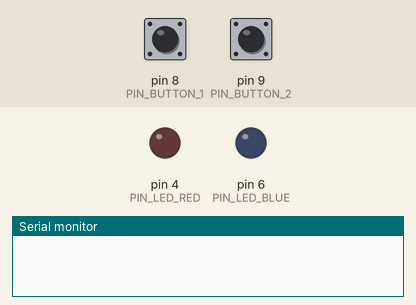
The program below on a simulated Arduino Uno, built with avr-gcc and run on an emulated ATmega328P. On the bench: output pins drawn as LEDs (lit = HIGH), the last lines printed to the serial monitor. The test bench sets the inputs (shaded band); at power-on: pin 8 (PIN_BUTTON_1) HIGH, pin 9 (PIN_BUTTON_2) HIGH.

Above: at 1.2 s.
1.3 s: pin 8 (PIN_BUTTON_1) pulled LOW for 0.15 s
At 1.4 s:
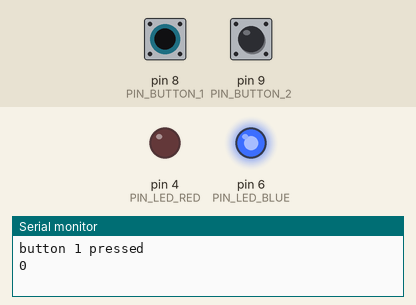
3.0 s: pin 9 (PIN_BUTTON_2) pulled LOW for 0.15 s
At 3.1 s:
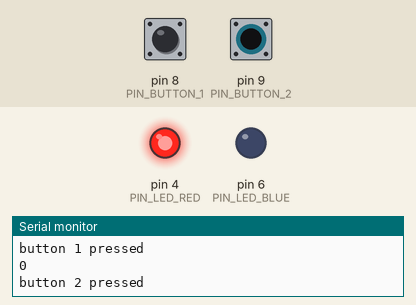
4.7 s: pin 9 (PIN_BUTTON_2) pulled LOW for 3.2 s
At 8.7 s:
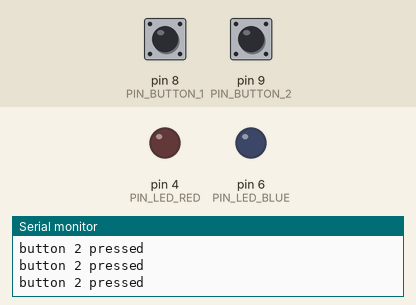
9.4 s: pin 8 (PIN_BUTTON_1) pulled LOW for 3.2 s
At 9.8 s:
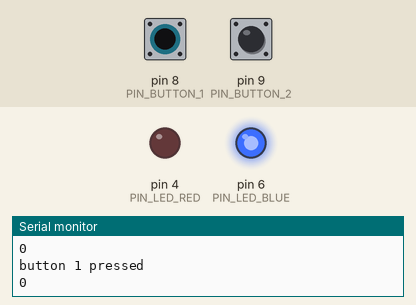
14.1 s: pin 8 (PIN_BUTTON_1) driven LOW and pin 9 (PIN_BUTTON_2) driven LOW
At 14.7 s:
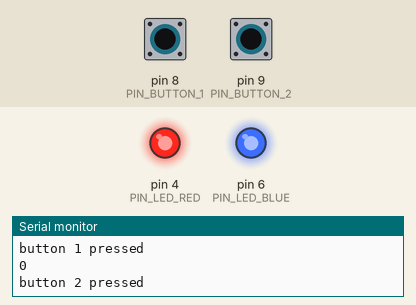
Timing chart, 0 to 16.8 s (numbered marks = the images above; inputs shaded):
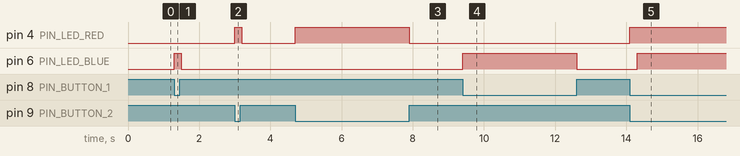

The program:

main.cpp
```cpp
#include <Arduino.h>
const int PIN_LED_BLUE = 6; // The Number of the blue LED pin.
const int PIN_LED_RED = 4;   // The Number of the red LED pin.
const int PIN_BUTTON_1 = 8; // The number of the button 1 (KEY1) pin.
const int PIN_BUTTON_2 = 9;   // The number of the button 2 (KEY2) pin.

int buttonState_1 = 0; // Keep track of the button 1 state.
int buttonState_2 = 0; // Keep track of the button 2 state.

void setup() {
  // put your setup code here, to run once:
  Serial.begin(9600); // Initialize serial port.
  pinMode(PIN_LED_BLUE, OUTPUT);
  pinMode(PIN_LED_RED, OUTPUT);
  pinMode(PIN_BUTTON_1, INPUT_PULLUP); // Internal pullup as there is no pullup resistor on the Rich Shield.
  pinMode(PIN_BUTTON_2, INPUT_PULLUP); // Internal pullup as there is no pullup resistor on the Rich Shield.
}

void loop() {
  // put your main code here, to run repeatedly:
  buttonState_1 = digitalRead(PIN_BUTTON_1);
  if (buttonState_1 == LOW)
    {
        // Turn the led on (the button is active LOW).
        digitalWrite(PIN_LED_BLUE, HIGH);
        Serial.println("button 1 pressed");
        Serial.println(buttonState_1);
        delay(200);
    }
    else
    {
        // Turn the led off.
        digitalWrite(PIN_LED_BLUE, LOW);
    }
  buttonState_2 = digitalRead(PIN_BUTTON_2);
  if (buttonState_2 == LOW) //HIGH EN LOW GEBRUIKEN
    {
        // Turn the led on (the button is active LOW).
        digitalWrite(PIN_LED_RED, HIGH);
        Serial.println("button 2 pressed");
        delay(200);
    }
    else
    {
        // Turn the led off.
        digitalWrite(PIN_LED_RED, LOW);
    }
}
```

Measured:
- after the input at 1.3 s, pin 6 (PIN_LED_BLUE): LOW → HIGH at once, → LOW 0.20 s later
- after the input at 3.0 s, pin 4 (PIN_LED_RED): LOW → HIGH at once, → LOW 0.20 s later
- after the input at 4.7 s, pin 4 (PIN_LED_RED): LOW → HIGH at once, → LOW 3.2 s later
- after the input at 9.4 s, pin 6 (PIN_LED_BLUE): LOW → HIGH at once, → LOW 3.2 s later
- after the input at 14.1 s, pin 4 (PIN_LED_RED): LOW → HIGH at once; pin 6 (PIN_LED_BLUE): LOW → HIGH after 0.20 s
